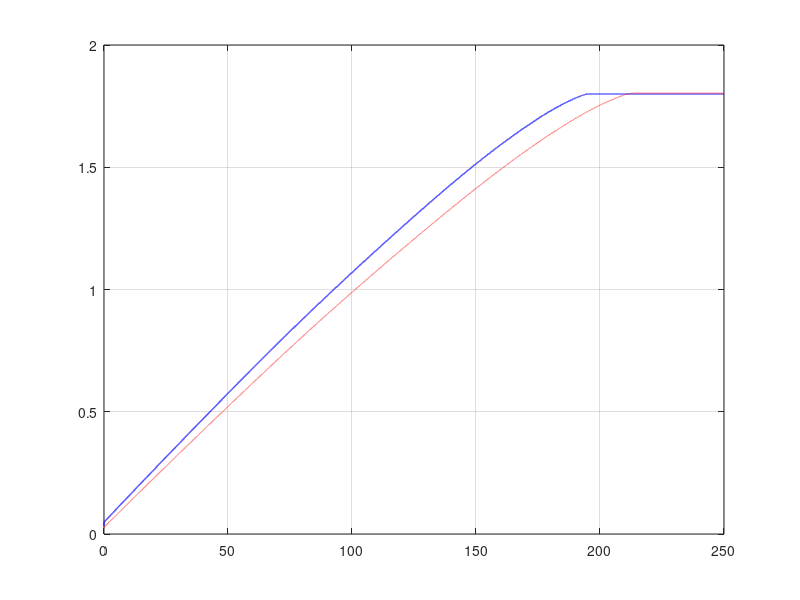

The MATLAB script that drew this image: (Note: this script raises an error after producing the figure.)
%% Load 
clear all;
load('ldo_tran_sch.mat');
load('ldo_tran_pex.mat');
% data includes     

%%
plotwidth = 1;
time = t_sch * 10^6;
timep = t_pex*10^6;
f1 = figure(1);
 p1 = plot(time, vreg_10m_sch, 'b'); hold on;
      %plot(time, vreg_100u_sch, 'r'); 
      plot(timep, vreg_10m_pex, 'r--');
      %plot(timep, vreg_100u_pex, 'r--');
      %hold off;
set(p1, 'linewidth', plotwidth);
grid on;

%printing point

% index1 = find(round(vreg_100u_sch, 3) == 1.8, 1);
index2 = find(round(vreg_10m_sch, 3) == 1.8, 1);
% index1p = find(round(vreg_100u_pex, 3) == 1.8, 1);
index2p = find(round(vreg_10m_pex, 3) == 1.8, 1);

% txt1 = sprintf('%d us', round(time(index1)));
txt2 = sprintf('%d us', round(time(index2)));
% txt1p = sprintf('%d us', round(timep(index1p)));
txt2p = sprintf('%d us', round(timep(index2p)));

% text(75, 1.85, txt1, 'color', 'r');
text(180, 1.87, txt2, 'color', 'b');
% text(75, 1.85, txt1p, 'color', 'r');
text(210, 1.87, txt2p, 'color', 'r');

% plot(time(index1), vreg_100u_sch(index1), '*r');
plot(time(index2), vreg_10m_sch(index2), '*b');
% plot(time(index1), vreg_100u_sch(index1), '*r');
plot(timep(index2p), vreg_10m_pex(index2p), '*r');
legend('Pre-layout', 'Post-layout', 'location', 'best');
title('Start up for 10 mA load', 'FontSize', 10);

xlabel('Time, us'); ylabel('Veg, V');
%xlim([0, 50]); 
ylim([0, 2]);

%% save image
set(f1,'Units','Inches');
pos = get(f1,'Position');
set(f1,'PaperPositionMode','Auto','PaperUnits','Inches','PaperSize',[pos(3), pos(4)]);
print(f1, 'ldo_transient_both.pdf', '-dpdf');
movefile('ldo_transient_both.pdf','../img/ldo_transient_both.pdf');